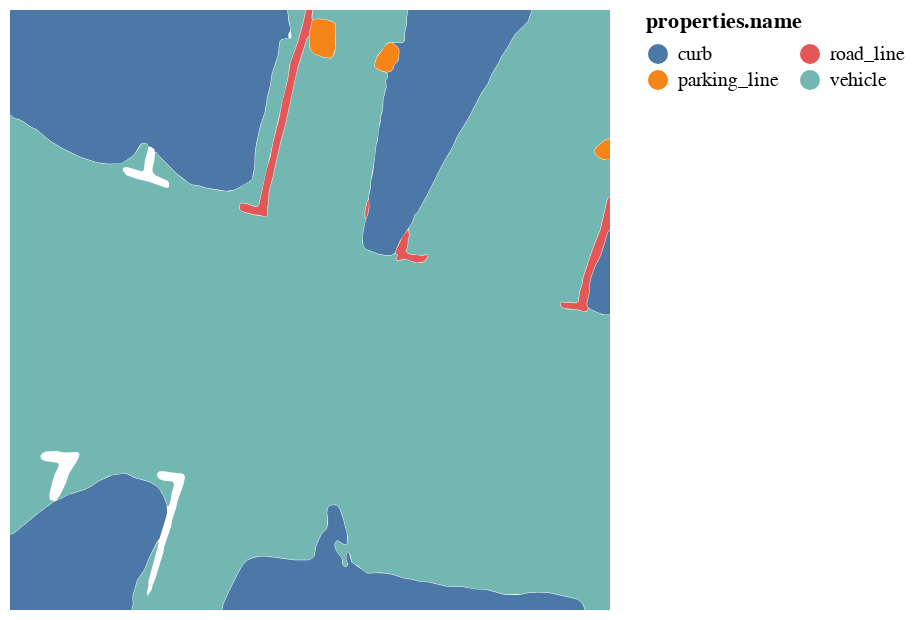

Notebook code cell kept with this figure:
### Code cell
import topojson as tp
import pickle, random
from PIL import Image, ImageDraw, ImageFont

CLASSES = ('road', 'curb', 'obstacle', 'chock', 'parking_line', 'road_line', 'vehicle')
PALETTE = [(0, 0, 0), (0, 255, 255), (0, 255, 0), (255, 0, 0), (0, 0, 255), (0, 128, 255), (128, 128, 128)]


data = pickle.load(open('topo_data', 'rb'))
topo = tp.Topology(data)
topo_s = topo.toposimplify(epsilon=1, simplify_algorithm='dp')
topo_json = topo_s.output
# topo.to_widget()
topo_s.to_alt(color='properties.name:N')

### Figure 1 — Vega-Lite specification as saved in the notebook (floating-point values rounded to 4 significant figures; data arrays with more than 128 entries replaced by an {"elided": "..."} marker saying what was removed)
{"config": {"view": {"continuousWidth": 400, "continuousHeight": 300}}, "data": {"name": "data-bc463f44f2e9a3e34189b6f00a24d947", "format": {"feature": "data", "type": "topojson"}}, "mark": "geoshape", "encoding": {"color": {"type": "nominal", "field": "properties.name", "legend": {"columns": 2}}, "tooltip": [{"type": "nominal", "field": "properties.name"}]}, "projection": {"reflectY": true, "type": "identity"}, "width": 300, "$schema": "https://vega.github.io/schema/vega-lite/v4.8.1.json", "datasets": {"data-bc463f44f2e9a3e34189b6f00a24d947": {"type": "Topology", "objects": {"data": {"geometries": [{"type": "Polygon", "properties": {"name": "curb"}, "arcs": [[0]]}, {"type": "Polygon", "properties": {"name": "curb"}, "arcs": [[1]]}, {"type": "Polygon", "properties": {"name": "curb"}, "arcs": [[2]]}, {"type": "Polygon", "properties": {"name": "curb"}, "arcs": [[3]]}, {"type": "Polygon", "properties": {"name": "curb"}, "arcs": [[4]]}, {"type": "Polygon", "properties": {"name": "parking_line"}, "arcs": [[5]]}, {"type": "Polygon", "properties": {"name": "parking_line"}, "arcs": [[6]]}, {"type": "Polygon", "properties": {"name": "parking_line"}, "arcs": [[7]]}, {"type": "Polygon", "properties": {"name": "parking_line"}, "arcs": [[8]]}, {"type": "Polygon", "properties": {"name": "parking_line"}, "arcs": [[9]]}, {"type": "Polygon", "properties": {"name": "parking_line"}, "arcs": [[10]]}, {"type": "Polygon", "properties": {"name": "parking_line"}, "arcs": [[11]]}, {"type": "Polygon", "properties": {"name": "road_line"}, "arcs": [[12]]}, {"type": "Polygon", "properties": {"name": "road_line"}, "arcs": [[13]]}, {"type": "Polygon", "properties": {"name": "road_line"}, "arcs": [[14]]}, {"type": "Polygon", "properties": {"name": "road_line"}, "arcs": [[15]]}, {"type": "Polygon", "properties": {"name": "road_line"}, "arcs": [[16]]}, {"type": "Polygon", "properties": {"name": "vehicle"}, "arcs": [[17]]}, {"type": "Polygon", "properties": {"name": "vehicle"}, "arcs": [[18]]}, {"type": "Polygon", "properties": {"name": "vehicle"}, "arcs": [[19]]}, {"type": "Polygon", "properties": {"name": "vehicle"}, "arcs": [[20]]}, {"type": "Polygon", "properties": {"name": "vehicle"}, "arcs": [[21]]}, {"type": "Polygon", "properties": {"name": "vehicle"}, "arcs": [[22]]}], "type": "GeometryCollection"}}, "bbox": [0.0, 0.0, 1279.0, 1279.0], "transform": {"scale": [0.001279, 0.001279], "translate": [0.0, 0.0]}, "arcs": {"elided": "23 rows, 1976 int values in total"}}}}
